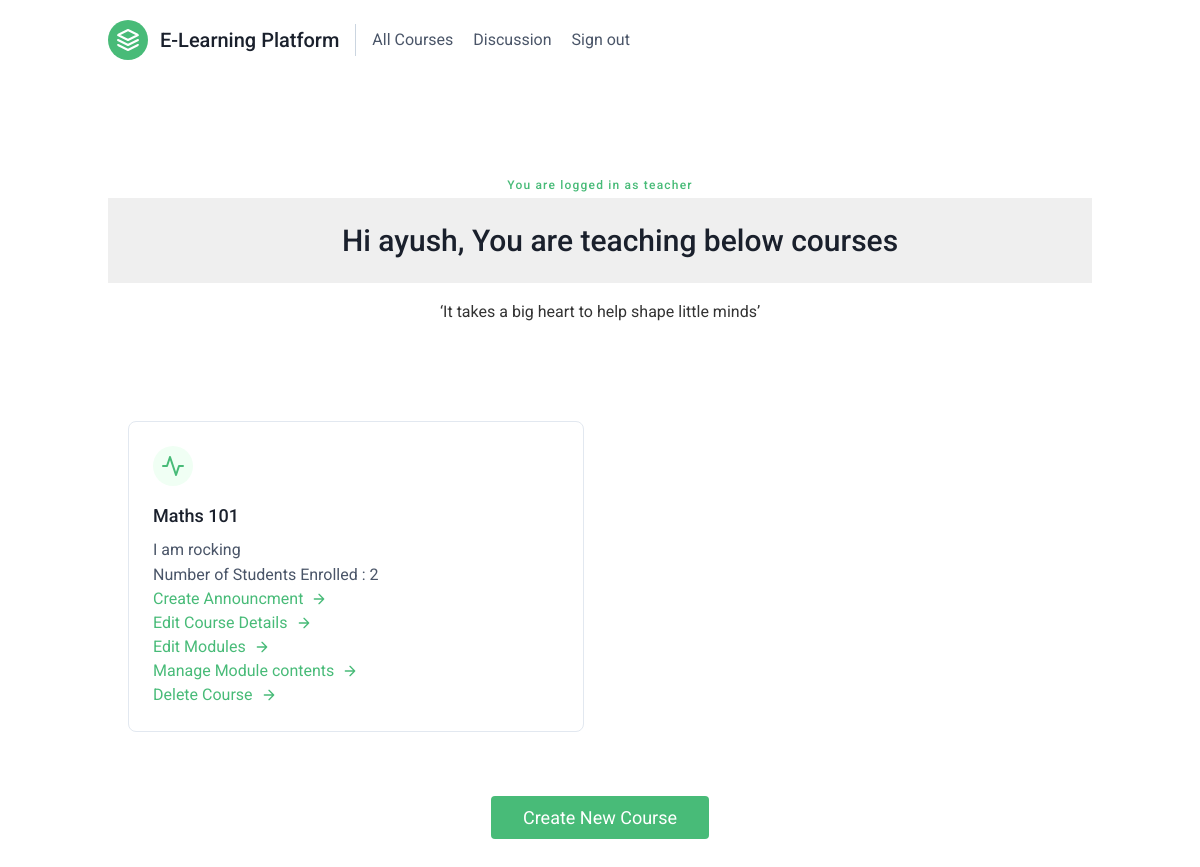
Screenshot of /course/mine/ (signed in) with the database file from the repository.
### accounts/models.py (models this page shows)
class User(AbstractUser) :
    class Role(models.TextChoices) :
        STUDENT = "S" ,_("Student")
        PARENT = "P" ,_("Parent")
        TEACHER = "T",_("Teacher")
    role = models.CharField(max_length = 255,choices=Role.choices)
    is_approved= models.BooleanField(default=False)

### courses/models.py (models this page shows, shortened)
class Course(models.Model):
    owner = models.ForeignKey(settings.AUTH_USER_MODEL, related_name='courses_created', on_delete=models.CASCADE)
    subject = models.ForeignKey(Subject, related_name='courses', on_delete=models.CASCADE)
    title = models.CharField(max_length=200)
    slug = models.SlugField(max_length=200, unique=True)
    overview = models.TextField()
    created = models.DateTimeField(auto_now_add=True)
    class Meta:
        ordering = ['-created']

### courses/views.py (the view)
class ManageCourseListView(OwnerCourseMixin, ListView):
    template_name = 'courses/manage/course/list.html'

### courses/views.py (called while the page is built)
    def get_queryset(self):
        qs = super().get_queryset()
        return qs.filter(owner=self.request.user)

### courses/templates/courses/manage/course/list.html (shortened to what this page needs)
{% extends "base.html" %}
{% block content %}
  <div class="container px-5 py-24 mx-auto">
    <div class="flex flex-col text-center w-full">
      <h2 class="text-xs text-green-500 tracking-widest font-medium title-font mb-1">You are logged in as teacher</h2>
      <h1 class="sm:text-3xl text-2xl font-medium title-font mb-4 text-gray-900">Hi {{request.user}}, You are teaching below courses</h1>
      <p class="lg:w-2/3 mx-auto leading-relaxed text-base">‘It takes a big heart to help shape little minds’</p>
    </div>
  <div class="module">
  <section class="text-gray-700 body-font">
  <div class="container px-5 py-24 mx-auto">
   {% for course in object_list %}
    <div class="flex flex-wrap -m-4">
      <div class="xl:w-1/3 md:w-1/2 p-4">
        <div class="border border-gray-300 p-6 rounded-lg">
          <div class="w-10 h-10 inline-flex items-center justify-center rounded-full bg-green-100 text-green-500 mb-4">
            <svg fill="none" stroke="currentColor" stroke-linecap="round" stroke-linejoin="round" stroke-width="2" class="w-6 h-6" viewBox="0 0 24 24">
              <path d="M22 12h-4l-3 9L9 3l-3 9H2"></path>
            </svg>
          </div>
          <h2 class="text-lg text-gray-900 font-medium title-font mb-2">{{ course.title}}</h2>
          <p class="leading-relaxed text-base">{{course.overview}}</p>
          <p> Number of Students Enrolled : {{course.student_courses.all|length}} </p>
          <p>
          <a class="text-green-500 inline-flex items-center" href="{% url "courses:new_announcement" course.id %}">Create Announcment<svg fill="none" stroke="currentColor" stroke-linecap="round" stroke-linejoin="round" stroke-width="2" class="w-4 h-4 ml-2" viewBox="0 0 24 24">
            <path d="M5 12h14M12 5l7 7-7 7"></path>
          </svg></a> </p>
          <p>
          <a class="text-green-500 inline-flex items-center" href="{% url "courses:course_edit" course.id %}">Edit Course Details <svg fill="none" stroke="currentColor" stroke-linecap="round" stroke-linejoin="round" stroke-width="2" class="w-4 h-4 ml-2" viewBox="0 0 24 24">
            <path d="M5 12h14M12 5l7 7-7 7"></path>
          </svg></a> </p>
          <p>
          <a class="text-green-500 inline-flex items-center" href="{% url "courses:course_module_update" course.id %}">Edit Modules <svg fill="none" stroke="currentColor" stroke-linecap="round" stroke-linejoin="round" stroke-width="2" class="w-4 h-4 ml-2" viewBox="0 0 24 24">
            <path d="M5 12h14M12 5l7 7-7 7"></path>
          </svg></a></p>
          {% if course.modules.count > 0 %}
            <p>
            <a class="text-green-500 inline-flex items-center" href="{% url "courses:module_content_list" course.modules.first.id %}">Manage Module contents <svg fill="none" stroke="currentColor" stroke-linecap="round" stroke-linejoin="round" stroke-width="2" class="w-4 h-4 ml-2" viewBox="0 0 24 24">
            <path d="M5 12h14M12 5l7 7-7 7"></path>
          </svg></a></p>
          {% endif %}
          <p>
          <a class="text-green-500 inline-flex items-center" href="{% url "courses:course_delete" course.id %}">Delete Course <svg fill="none" stroke="currentColor" stroke-linecap="round" stroke-linejoin="round" stroke-width="2" class="w-4 h-4 ml-2" viewBox="0 0 24 24">
            <path d="M5 12h14M12 5l7 7-7 7"></path>
          </svg></a> </p>
        </div>
      </div>
    </div>
      <a href="{% url "courses:course_create" %}"> <button class="flex mx-auto mt-16 text-white bg-green-500 border-0 py-2 px-8 focus:outline-none hover:bg-green-600 rounded text-lg">Create New Course</button></a>
    {% empty %}
      <p>You haven't created any courses yet.</p>
      <a class="text-gray-800" href="{% url "courses:course_create" %}"> Create new course</a>
    {% endfor %}
  </div>
</section>
  </div>
{% endblock %}

### courses/static/css/base.css (style rules this page uses)
body { margin:0; font-family:'Roboto', sans-serif; font-weight:400; color:#333; }
a { color:#3fad37; text-decoration:none; }
h1, h2, h3, h4, h5, h6 { font-family:'Roboto', sans-serif; font-weight:300; }
h1 { background:#efefef; width:100%; overflow:auto; padding:20px 0 20px 40px; margin:0; }

### rows the page displays
User: user "ayush"
Course: title "Maths 101", overview "I am rocking", student_courses.all|length "2", shows "Manage Module contents"
